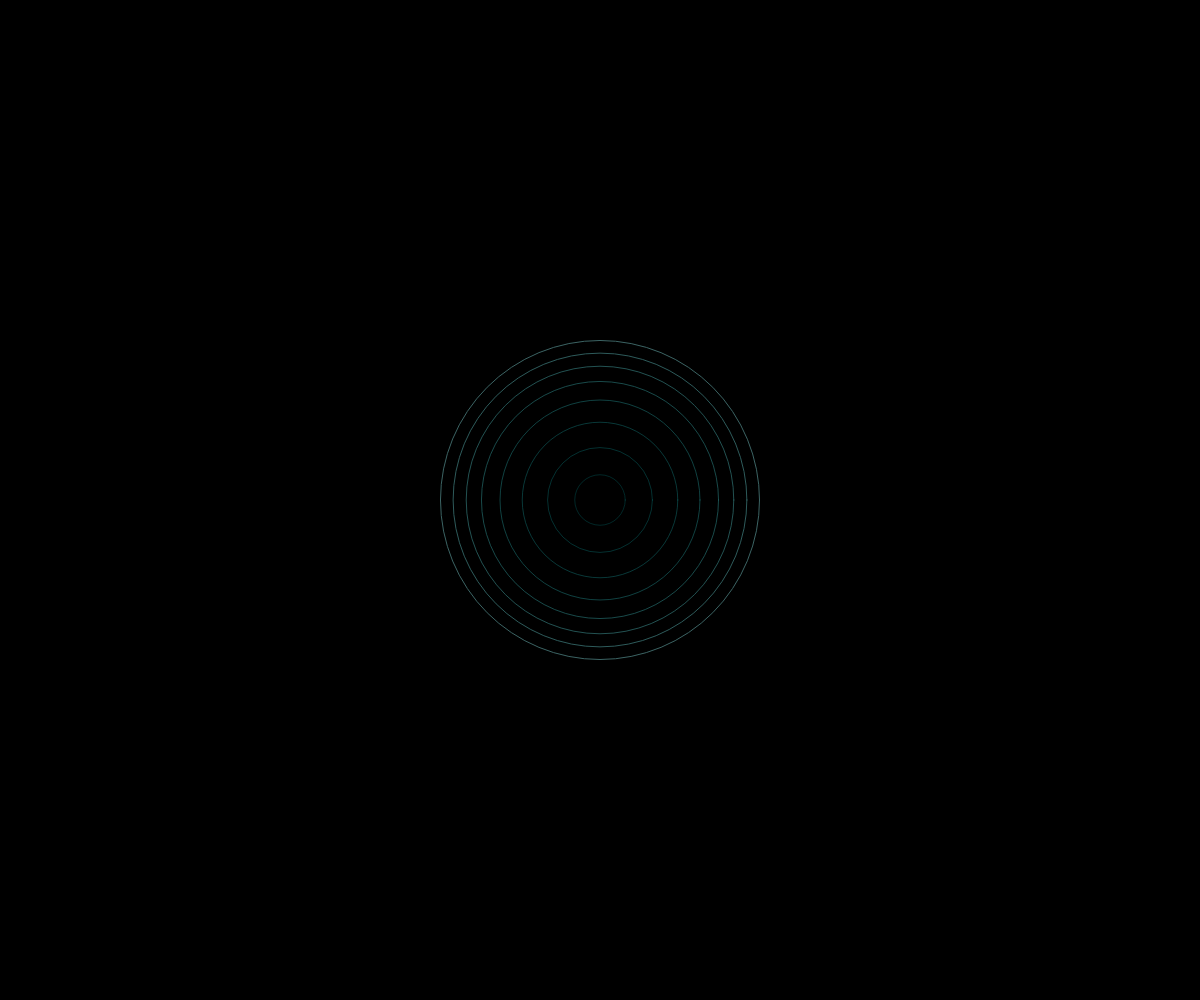
Frame 1 (no input)
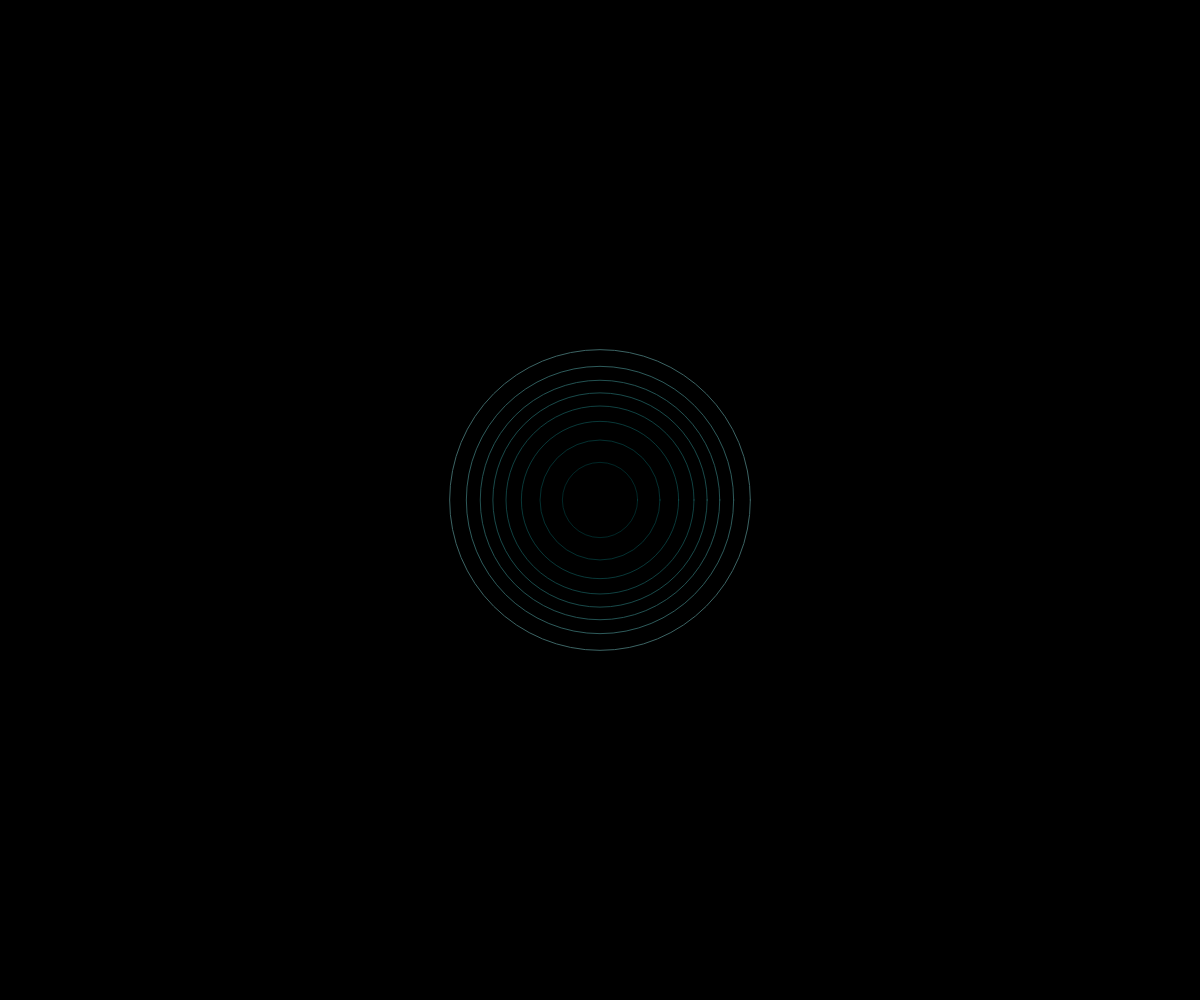
Frame 60 (no input)
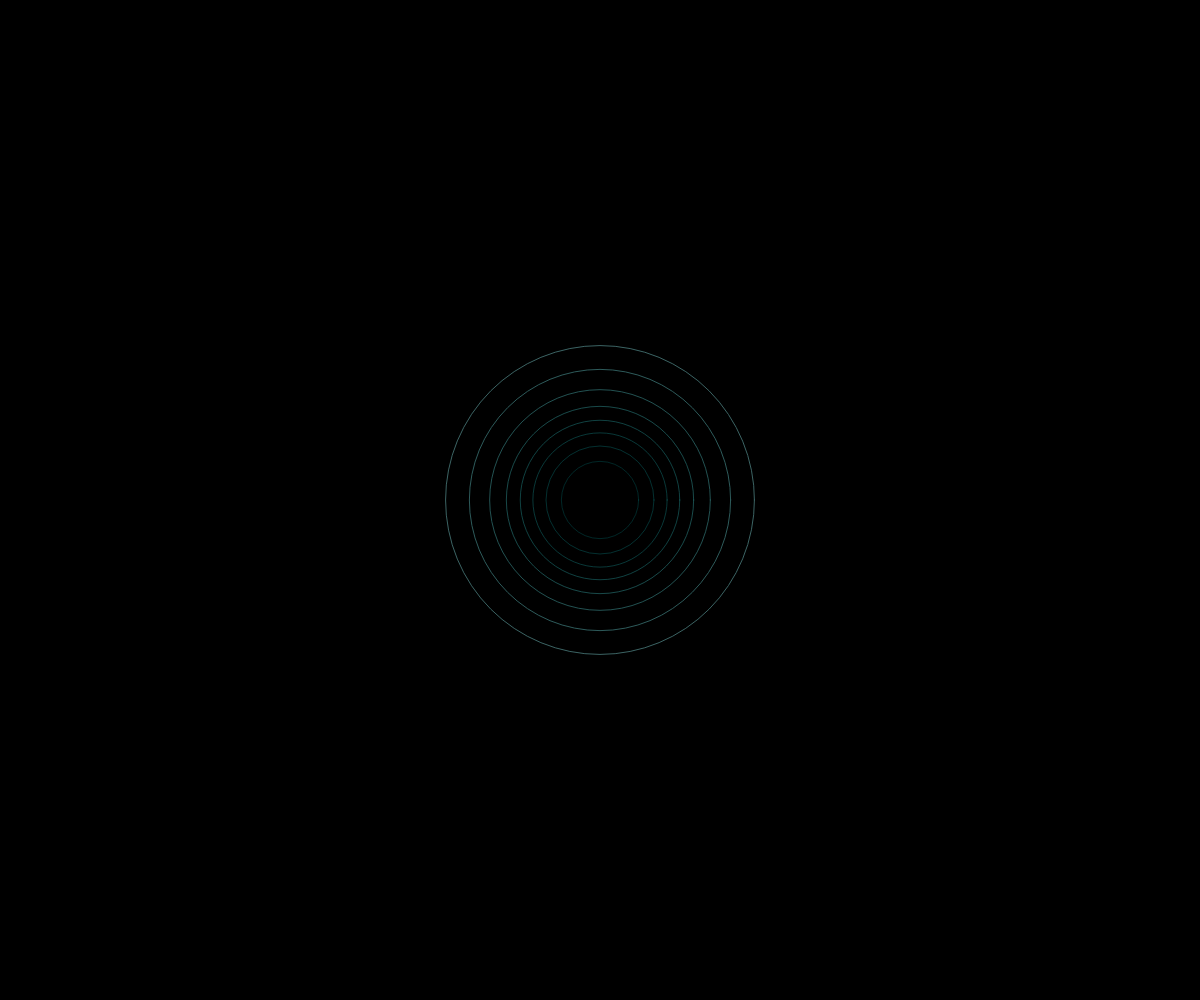
Frame 120 (the mouse pressed at the canvas centre since frame 60)

The p5.js sketch that drew these frames (run headless with seeded random() and noise() and a simulated clock; from frame 60 on, the mouse is pressed at the canvas centre):

// p5.js sketch
// ── sketch.js
function setup() {
  createCanvas(windowWidth, windowHeight);
}

function draw() {
  background(0);
  
  // Center of canvas
  let cx = width / 2;
  let cy = height / 2;
  
  // Number of rings
  let numRings = 8;
  
  // Time variable to control pulsing
  let t = millis() * 0.001;
  
  for (let i = 0; i < numRings; i++) {
    // Control the size and timing of each ring
    let size = 50 + sin(t + i * 0.5) * 30 + i * 40;
    let alpha = map(i, 0, numRings - 1, 100, 255);
    
    // Use a limited temperature range for colors (from red to yellow)
    let hue = map(i, 0, numRings - 1, 0, 60); // Red to Yellow
    stroke(hue, 100, 100, alpha);
    noFill();
    
    // Draw the ring
    ellipse(cx, cy, size, size);
  }
}

function windowResized() {
  resizeCanvas(windowWidth, windowHeight);
}
